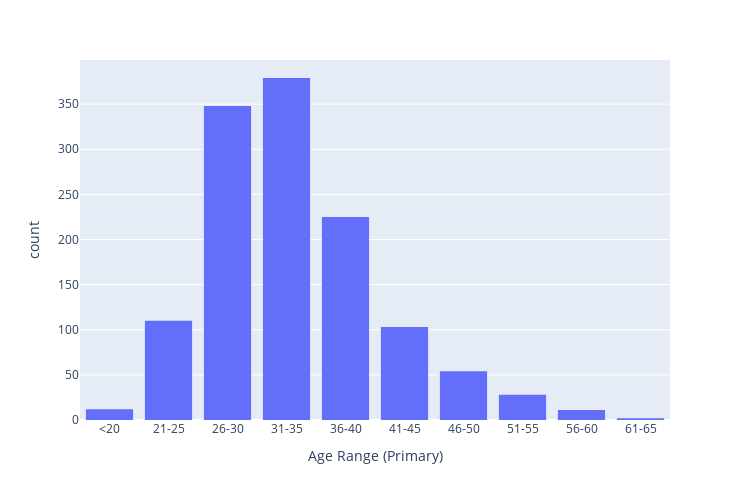

This figure's notebook cell:
### Code cell
px.histogram(categorical.age_range1.values, height=500, width = 750, labels={'value': "Age Range (Primary)", 'count': ""}).update_layout(showlegend=False).update_xaxes(categoryorder="array", categoryarray=["<20"] + sorted(categorical.age_range1.dropna().unique())[:-1])

### Figure 1 — Plotly figure (JSON) as saved in the notebook; plotly's stock layout.template omitted (floating-point values rounded to 4 significant figures; data arrays with more than 128 entries replaced by an {"elided": "..."} marker saying what was removed)
{"data": [{"alignmentgroup": "True", "bingroup": "x", "hovertemplate": "variable=0<br>Age Range (Primary)=%{x}<br>count=%{y}<extra></extra>", "legendgroup": "0", "marker": {"color": "#636efa", "pattern": {"shape": ""}}, "name": "0", "offsetgroup": "0", "orientation": "v", "showlegend": true, "type": "histogram", "x": {"elided": "1298 str values"}, "xaxis": "x", "yaxis": "y"}], "layout": {"barmode": "relative", "height": 500, "legend": {"title": {"text": "variable"}, "tracegroupgap": 0}, "margin": {"t": 60}, "showlegend": false, "width": 750, "xaxis": {"anchor": "y", "categoryarray": ["<20", "21-25", "26-30", "31-35", "36-40", "41-45", "46-50", "51-55", "56-60", "61-65"], "categoryorder": "array", "domain": [0, 1], "title": {"text": "Age Range (Primary)"}}, "yaxis": {"anchor": "x", "domain": [0, 1], "title": {"text": "count"}}}}
